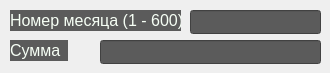
   <widget class="QWidget" name="r10">
    <attribute name="title">
     <string>10</string>
    </attribute>
    <widget class="QLineEdit" name="lineEdit_r1_10">
     <property name="geometry">
      <rect>
       <x>190</x>
       <y>10</y>
       <width>131</width>
       <height>24</height>
      </rect>
     </property>
     <property name="font">
      <font>
       <family>MS Shell Dlg 2</family>
       <pointsize>12</pointsize>
       <weight>50</weight>
       <italic>false</italic>
       <bold>false</bold>
      </font>
     </property>
     <property name="styleSheet">
      <string notr="true">background-color: rgb(91, 91, 91);
font: 12pt &quot;MS Shell Dlg 2&quot;;
color: rgb(246, 255, 245);</string>
     </property>
    </widget>
    <widget class="QLineEdit" name="lineEdit_r2_10">
     <property name="geometry">
      <rect>
       <x>100</x>
       <y>40</y>
       <width>221</width>
       <height>24</height>
      </rect>
     </property>
     <property name="font">
      <font>
       <family>MS Shell Dlg 2</family>
       <pointsize>12</pointsize>
       <weight>50</weight>
       <italic>false</italic>
       <bold>false</bold>
      </font>
     </property>
     <property name="styleSheet">
      <string notr="true">background-color: rgb(91, 91, 91);
font: 12pt &quot;MS Shell Dlg 2&quot;;
color: rgb(246, 255, 245);</string>
     </property>
    </widget>
    <widget class="QLabel" name="label_r2_10">
     <property name="geometry">
      <rect>
       <x>10</x>
       <y>40</y>
       <width>58</width>
       <height>21</height>
      </rect>
     </property>
     <property name="font">
      <font>
       <family>MS Shell Dlg 2</family>
       <pointsize>12</pointsize>
       <weight>50</weight>
       <italic>false</italic>
       <bold>false</bold>
      </font>
     </property>
     <property name="styleSheet">
      <string notr="true">background-color: rgb(91, 91, 91);
font: 12pt &quot;MS Shell Dlg 2&quot;;
color: rgb(246, 255, 245);</string>
     </property>
     <property name="text">
      <string>Сумма</string>
     </property>
    </widget>
    <widget class="QLabel" name="label_r1_10">
     <property name="geometry">
      <rect>
       <x>10</x>
       <y>10</y>
       <width>171</width>
       <height>21</height>
      </rect>
     </property>
     <property name="font">
      <font>
       <family>MS Shell Dlg 2</family>
       <pointsize>12</pointsize>
       <weight>50</weight>
       <italic>false</italic>
       <bold>false</bold>
      </font>
     </property>
     <property name="styleSheet">
      <string notr="true">background-color: rgb(91, 91, 91);
font: 12pt &quot;MS Shell Dlg 2&quot;;
color: rgb(246, 255, 245);</string>
     </property>
     <property name="text">
      <string>Номер месяца (1 - 600)</string>
     </property>
    </widget>
   </widget>
